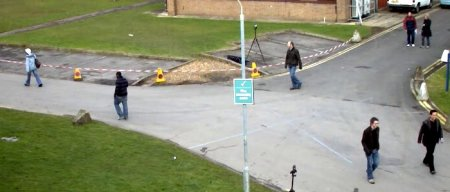
#> input picture bg-subtraction/1.jpg, 450 x 192 px
$ python main.py
#> lines starting #> are read from the running program, lines starting #| are printed output that depends on the picture; after the words box and inside, x2 and y2 are one past the last pixel; in counts of white or black regions, pixels touching at a corner belong together
import numpy as np
import cv2


fgbg = cv2.createBackgroundSubtractorMOG2()


fgmask = fgbg.apply(cv2.imread('1.jpg'))
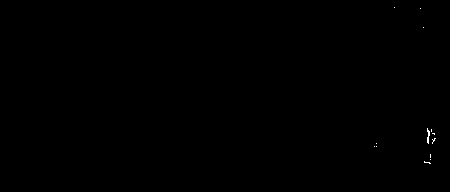
#> fgmask: shape (192, 450); values 127 (black) and 255 (white), 0.08% white in thin lines or dots, all inside (x1, y1, x2, y2) = (374, 7, 436, 164)
cv2.imshow('frame',fgmask)
cv2.waitKey(0)
